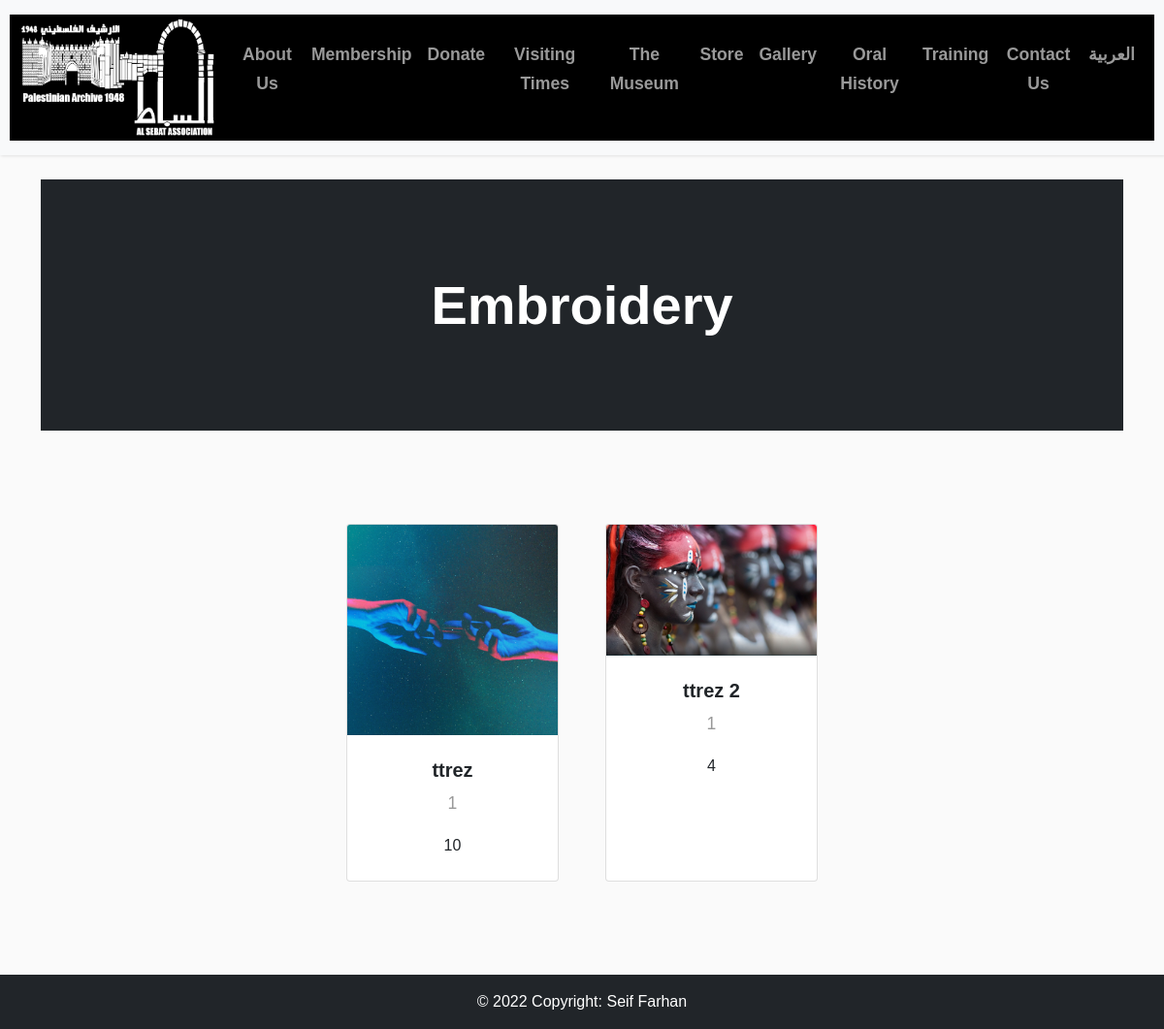
The app's page /en/market/Embroidery with its own data.
### app/models.py (models this page shows)
class Embroidery(models.Model):
    name = models.CharField(max_length=255, verbose_name='الاسم')
    image = models.ImageField(upload_to='images/embroideries/', verbose_name='الصورة')
    description = models.TextField(verbose_name='النص')
    description_en = models.TextField(verbose_name='النص english')
    price = models.PositiveIntegerField(verbose_name='السعر')
    def __str__(self):
        return self.name

### app_en/views.py (the view)
# urls.py: path('market/<str:type>', views.market_type, name='market_type'),
def market_type(request, type):
    market_list = ["Embroidery", "Accessories", "Book", "Herb", "Olive"]
    if type in market_list:
        Model = apps.get_model('app', type)
        objects = Model.objects.all()
        print(objects)
        return render(request, 'market_type_en.html', {'title': type, 'objects': objects})
    return render(request, 'market_en.html')

### app_en/templates/market_type_en.html (shortened to what this page needs)
{% extends 'base_en.html' %}
{% block body_block %}
    <br>
    <header class="bg-dark py-5">
        <div class="container px-4 px-lg-5 my-5">
            <div class="text-center text-white">
                <h1 class="display-4 fw-bolder">{{ title }}</h1>
            </div>
        </div>
    </header>
    <section class="py-5">
        <div class="container px-4 px-lg-5 mt-5">
            <div class="row gx-4 gx-lg-5 row-cols-2 row-cols-md-3 row-cols-xl-4 justify-content-center">
                {% for o in objects %}
                    <div class="col mb-5">
                        <div class="card h-100">
                            <img class="card-img-top" src="{{ o.image.url }}" alt="..."/>
                            <div class="card-body p-4">
                                <div class="text-center">
                                    <h5 class="fw-bolder">{{ o.name }}</h5>
                                    <p>{{ o.description_en }}</p>
                                    {{ o.price }}
                                </div>
                            </div>
                        </div>
                    </div>
                {% endfor %}
            </div>
        </div>
    </section>
{% endblock %}

### records on screen
Embroidery: image (picture), name "ttrez", description_en "1", price "10"
Embroidery: image (picture), name "ttrez 2", description_en "1", price "4"

### other values on screen
{{ title }} "Embroidery"
